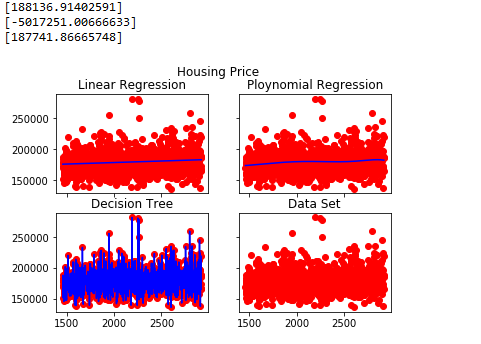

This chart was generated by the following Python code:

import numpy as np
import matplotlib.pyplot as plt
import pandas as pd

# Importing the dataset
dataset = pd.read_csv('housing price.csv')
X = dataset.iloc[:, 0:1].values
y = dataset.iloc[:, 1].values

# Splitting the dataset into the Training set and Test set
"""from sklearn.cross_validation import train_test_split
X_train, X_test, y_train, y_test = train_test_split(X, y, test_size = 0.2, random_state = 0)"""


# Fitting Linear Regression to the dataset
from sklearn.linear_model import LinearRegression
lin_reg = LinearRegression()
lin_reg.fit(X, y)

# Fitting Polynomial Regression to the dataset
from sklearn.preprocessing import PolynomialFeatures
poly_reg = PolynomialFeatures(degree = 10)
X_poly = poly_reg.fit_transform(X)
poly_reg.fit(X_poly, y)
lin_reg_2 = LinearRegression()
lin_reg_2.fit(X_poly, y)

from sklearn.tree import DecisionTreeRegressor
regressor = DecisionTreeRegressor(random_state = 0)
regressor.fit(X, y)


fig, ((ax1, ax2), (ax3, ax4)) = plt.subplots(2,2)
fig.suptitle('Housing Price')
ax1.set_title('Linear Regression')
ax1.scatter(X, y, color = 'red')
ax1.plot(X, lin_reg.predict(X), color = 'blue')
ax2.set_title('Ploynomial Regression')
ax2.scatter(X, y, color = 'red')
ax2.plot(X, lin_reg_2.predict(poly_reg.fit_transform(X)), color = 'blue')
ax3.set_title('Decision Tree')
ax3.scatter(X, y, color = 'red')
ax3.plot(X, regressor.predict(X), color = 'blue')
ax4.scatter(X, y, color = 'red')
ax4.set_title('Data Set')

for ax in fig.get_axes():
    ax.label_outer()


# Predicting a new result with Linear Regression
s=lin_reg.predict([[4000]])
print(s)

# Predicting a new result with Polynomial Regression
p=lin_reg_2.predict(poly_reg.fit_transform([[4000]]))
print(p)

# Predicting a new result
d=y_pred = regressor.predict([[4000]])
print(d)
